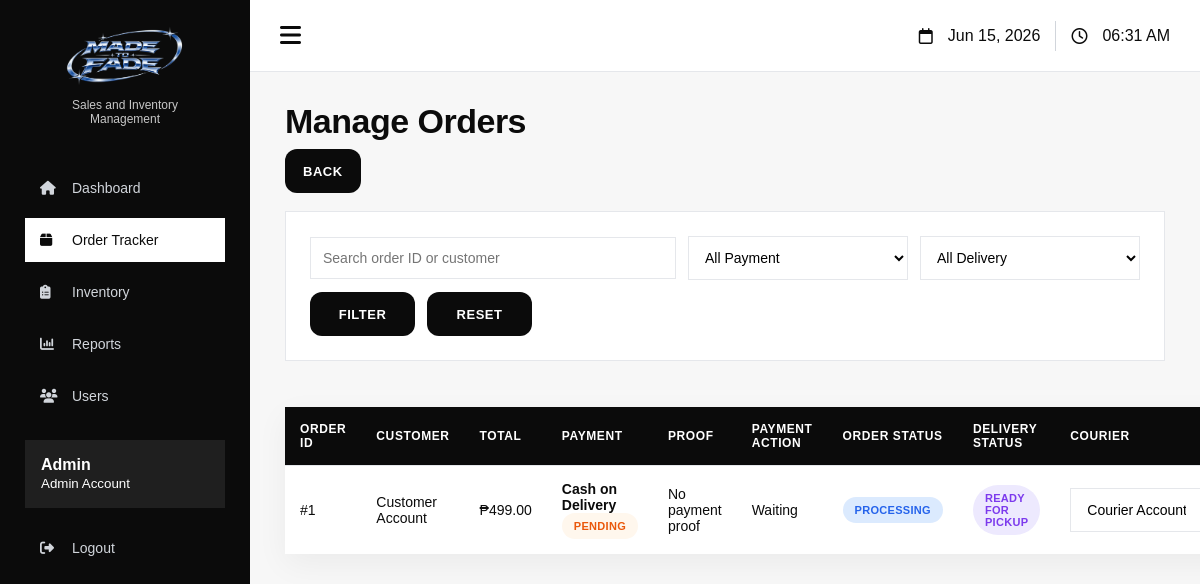
/admin/orders.php?payment=Pending (signed in), run on an earlier commit of the app's database.
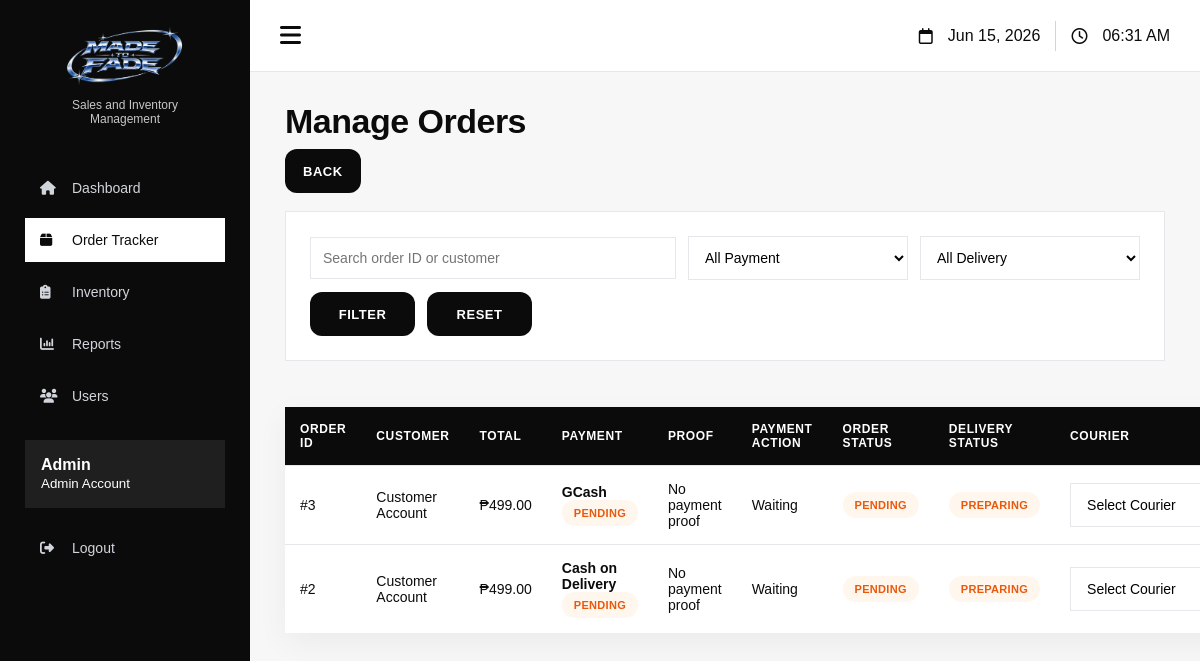
And on a later commit of the database.
### tables this page shows
CREATE TABLE `orders` (
  `id` int(11) NOT NULL,
  `customer_id` int(11) DEFAULT NULL,
  `courier_id` int(11) DEFAULT NULL,
  `total` decimal(10,2) DEFAULT NULL,
  `order_status` varchar(50) DEFAULT NULL,
  `delivery_status` varchar(50) DEFAULT NULL,
  `payment_method` varchar(50) DEFAULT NULL,
  `payment_status` varchar(50) DEFAULT 'Pending',
  `stock_deducted` varchar(10) DEFAULT 'No',
  `proof_image` varchar(255) DEFAULT NULL,
  `payment_proof` varchar(255) DEFAULT NULL,
  `address` varchar(255) DEFAULT NULL,
  `contact_number` varchar(20) DEFAULT NULL,
  `date_created` timestamp NULL DEFAULT current_timestamp(),
  `payment_screenshot` varchar(255) DEFAULT NULL,
  `payment_reference` varchar(100) DEFAULT NULL,
  `payment_reject_reason` varchar(255) DEFAULT NULL
);

CREATE TABLE `users` (
  `id` int(11) NOT NULL,
  `fullname` varchar(100) DEFAULT NULL,
  `username` varchar(50) DEFAULT NULL,
  `password` varchar(100) DEFAULT NULL,
  `role` varchar(20) DEFAULT NULL
);

### admin/orders.php (the view, shortened to what the changed rows need)
<?php
include "../includes/config.php";
$payment = isset($_GET['payment']) ? mysqli_real_escape_string($conn, $_GET['payment']) : "";
$sql = "SELECT orders.*, users.fullname
        FROM orders
        JOIN users ON orders.customer_id = users.id
        WHERE 1=1";
if($payment != ""){
    $sql .= " AND orders.payment_status='$payment'";
}
$sql .= " ORDER BY orders.id DESC";
$orders = mysqli_query($conn, $sql);
$couriers = mysqli_query($conn,
"SELECT * FROM users WHERE role='courier'");
?>
<!DOCTYPE html>
<html>
<head>
    <link rel="stylesheet"
    href="https://cdnjs.cloudflare.com/ajax/libs/font-awesome/6.5.1/css/all.min.css">
    <link rel="stylesheet" type="text/css" href="../css/style.css">
</head>
<body>
<div class="layout">
<div class="main-content">
<h1>Manage Orders</h1>
<br><br>
<br>
<table>
<tr>
    <th>Order ID</th>
    <th>Customer</th>
    <th>Total</th>
    <th>Payment</th>
    <th>Proof</th>
    <th>Payment Action</th>
    <th>Order Status</th>
    <th>Delivery Status</th>
    <th>Courier</th>
</tr>
<?php while($row = mysqli_fetch_assoc($orders)){ ?>
<tr>
    <td>#<?php echo $row['id']; ?></td>
    <td><?php echo $row['fullname']; ?></td>
    <td>₱<?php echo $row['total']; ?></td>
    <td>
        <strong><?php echo $row['payment_method']; ?></strong><br>
        <span class="status <?php echo $row['payment_status'] == 'Paid' ? 'completed' : 'pending'; ?>">
            <?php echo $row['payment_status']; ?>
        </span>
    </td>
    <td>
        <?php if($row['payment_screenshot'] != ""){ ?>
            <a href="../uploads/payments/<?php echo $row['payment_screenshot']; ?>" target="_blank">
                <img src="../uploads/payments/<?php echo $row['payment_screenshot']; ?>" class="proof-img">
            </a>
            <br>
            <small>Ref: <?php echo $row['payment_reference']; ?></small>
        <?php } else { ?>
            No payment proof
        <?php } ?>
    </td>
    <td>
        <?php if($row['payment_status'] == "Proof Submitted"){ ?>
            <form method="POST">
                <input type="hidden" name="order_id" value="<?php echo $row['id']; ?>">
                <button type="submit" name="approve_payment" class="btn">Approve</button>
            </form>
            <br>
            <form method="POST">
                <input type="hidden" name="order_id" value="<?php echo $row['id']; ?>">
                <input type="text" name="reject_reason" placeholder="Reject reason" required>
                <button type="submit" name="reject_payment" class="btn">Reject</button>
            </form>
        <?php } elseif($row['payment_status'] == "To Collect"){ ?>
            COD
        <?php } elseif($row['payment_status'] != "Paid"){ ?>
            Waiting
        <?php } else { ?>
            Paid
        <?php } ?>
    </td>
    <td>
        <?php
        $class = "pending";
        if($row['order_status'] == "Processing"){
            $class = "processing";
        }
        ?>
        <span class="status <?php echo $class; ?>">
            <?php echo $row['order_status']; ?>
        </span>
    </td>
    <td>
        <?php
        $delivery_class = "preparing";
        if($row['delivery_status'] == "Ready for Pickup"){
            $delivery_class = "pickup";
        }
        ?>
        <span class="status <?php echo $delivery_class; ?>">
            <?php echo $row['delivery_status']; ?>
        </span>
    </td>
    <td>
        <form method="POST" class="assign-form">
            <select name="courier_id" required>
                <option value="">Select Courier</option>
                <?php
                mysqli_data_seek($couriers, 0);
                while($courier = mysqli_fetch_assoc($couriers)){
                ?>
                    <option value="<?php echo $courier['id']; ?>"
                        <?php if($row['courier_id'] == $courier['id']) echo "selected"; ?>>
                        <?php echo $courier['fullname']; ?>
                    </option>
                <?php } ?>
            </select>
        </form>
    </td>
</tr>
<?php } ?>
</table>
</div>
</div>
</body>
</html>

What changed in the data, as far as the page shows it:
no longer on this page (row edited): orders: id "1", users.fullname "Customer Account", total "499.00", payment_method "Cash on Delivery", payment_status "PENDING", shows "No payment proof", shows "Waiting", order_status "PROCESSING", delivery_status "READY FOR PICKUP", courier_id "Courier Account"
added orders: id "3", users.fullname "Customer Account", total "499.00", payment_method "GCash", payment_status "PENDING", shows "No payment proof", shows "Waiting", order_status "PENDING", delivery_status "PREPARING"
added orders: id "2", users.fullname "Customer Account", total "499.00", payment_method "Cash on Delivery", payment_status "PENDING", shows "No payment proof", shows "Waiting", order_status "PENDING", delivery_status "PREPARING"
